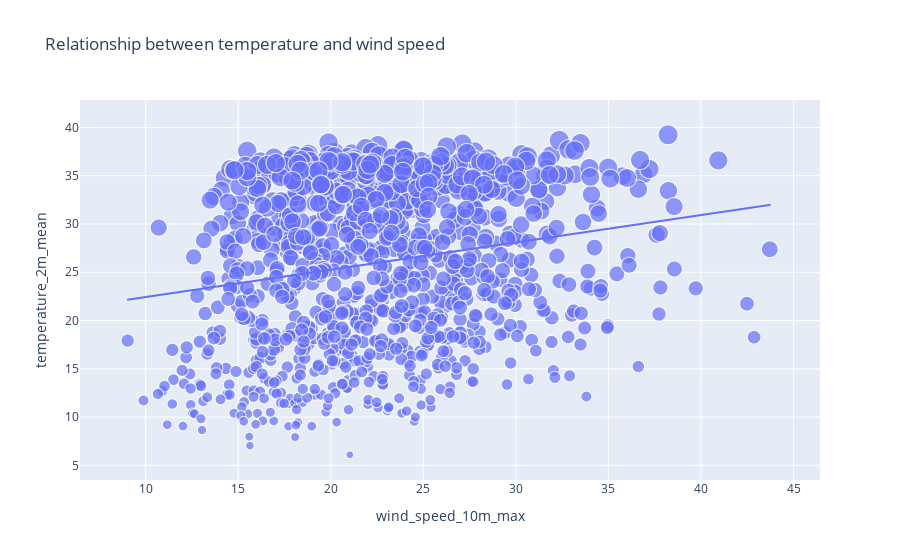

Notebook code cell kept with this figure:
### Code cell
figure=px.scatter(data_frame =daily_dataframe,x="wind_speed_10m_max",
                 y="temperature_2m_mean",size="temperature_2m_mean",
                 trendline="ols",title="Relationship between temperature and wind speed")
figure.show()

### Figure 1 — Plotly figure (JSON) as saved in the notebook; plotly's stock layout.template omitted (floating-point values rounded to 4 significant figures; data arrays with more than 128 entries replaced by an {"elided": "..."} marker saying what was removed)
{"data": [{"hovertemplate": "wind_speed_10m_max=%{x}<br>temperature_2m_mean=%{marker.size}<extra></extra>", "legendgroup": "", "marker": {"color": "#636efa", "size": {"elided": "1096 float values"}, "sizemode": "area", "sizeref": 0.0981, "symbol": "circle"}, "mode": "markers", "name": "", "showlegend": false, "type": "scattergl", "x": {"elided": "1096 float values"}, "xaxis": "x", "y": {"elided": "1096 float values"}, "yaxis": "y"}, {"hovertemplate": "<b>OLS trendline</b><br>temperature_2m_mean = 0.283006 * wind_speed_10m_max + 19.6059<br>R<sup>2</sup>=0.036785<br><br>wind_speed_10m_max=%{x}<br>temperature_2m_mean=%{y} <b>(trend)</b><extra></extra>", "legendgroup": "", "marker": {"color": "#636efa", "symbol": "circle"}, "mode": "lines", "name": "", "showlegend": false, "type": "scattergl", "x": {"elided": "1096 float values"}, "xaxis": "x", "y": {"elided": "1096 float values"}, "yaxis": "y"}], "layout": {"legend": {"itemsizing": "constant", "tracegroupgap": 0}, "title": {"text": "Relationship between temperature and wind speed"}, "xaxis": {"anchor": "y", "domain": [0, 1], "title": {"text": "wind_speed_10m_max"}}, "yaxis": {"anchor": "x", "domain": [0, 1], "title": {"text": "temperature_2m_mean"}}}}
